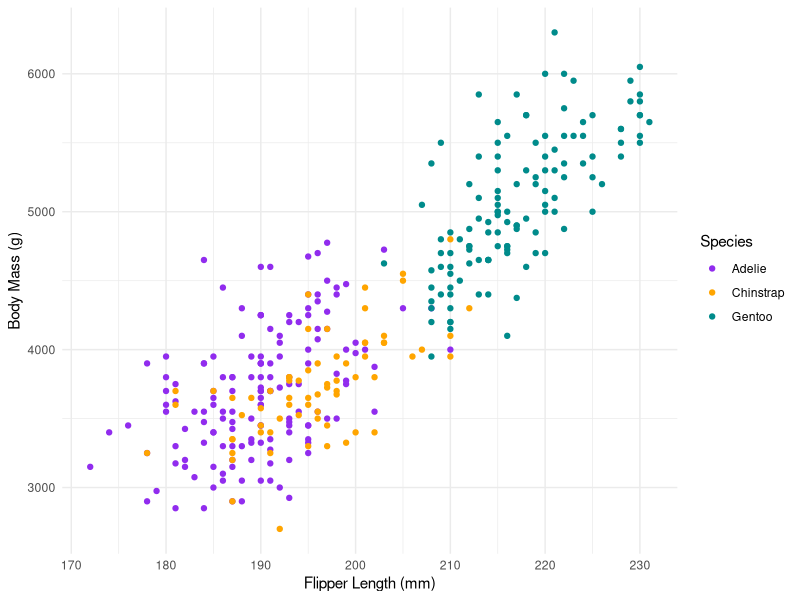
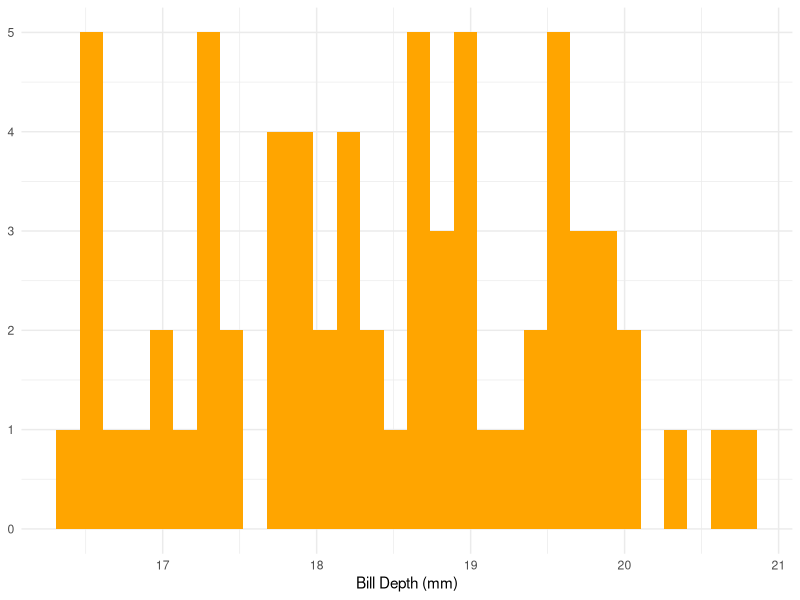
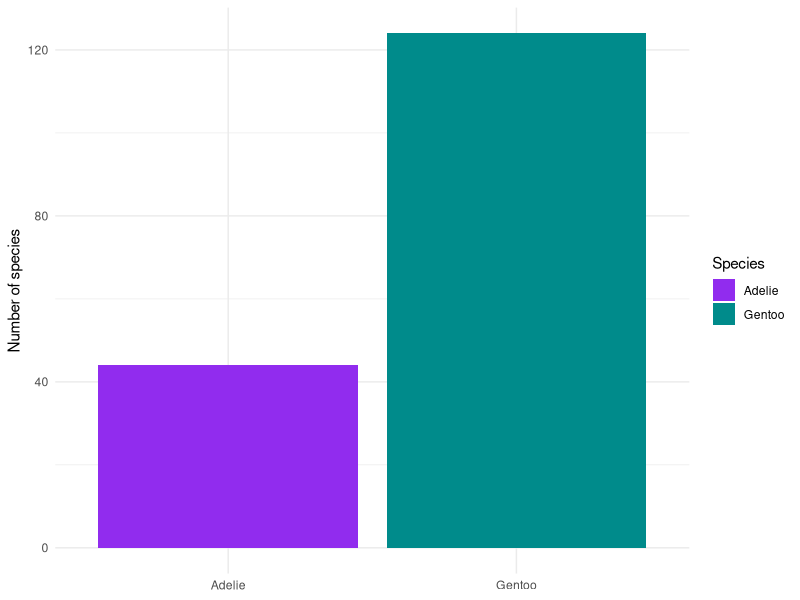

Recreate these plots in R, in order.
## ---- chunk 1
#| include: false #option to not include this code chunk since it's part of the setup

library(ggplot2)
library(palmerpenguins)
library(dplyr)

## ---- chunk 2
# save data to object
penguin_df <- palmerpenguins::penguins
## ---- chunk 3
#| title: Penguin Scatter Plot

ggplot(data = penguin_df, aes(x = flipper_length_mm, y = body_mass_g)) + geom_point(aes(color = species)) +
    scale_color_manual(values = c(
        "Adelie" = "purple2",
        "Chinstrap" = "orange",
        "Gentoo" = "cyan4"
    )) +
    labs(
        title = NULL,
        x = "Flipper Length (mm)",
        y = "Body Mass (g)",
        color = "Species"
    ) +
    theme_minimal()
## ---- chunk 4
#| title: Bill Depth Distribution of Chinstrap

penguin_df %>%
    filter(species == "Chinstrap") %>%
    ggplot(aes(x = bill_depth_mm)) +
    geom_histogram(fill = "orange") +
    labs(title = NULL,
         x = "Bill Depth (mm)",
         y = NULL) +
    theme_minimal()
## ---- chunk 5
#| title: Penguin Species on Biscoe Island

# subsetted penguins data frame
biscoe_sp <- penguin_df %>% 
    filter(island == "Biscoe") %>% 
    group_by(species) %>% 
    summarize(count = n())
    
# bar plot 
ggplot(data = biscoe_sp, aes(x = species, y = count)) +
    geom_col(aes(fill = species)) +
    scale_fill_manual(values = c(
        "Adelie" = "purple2",
        "Gentoo" = "cyan4"
    )) +
    labs(title = NULL,
         x = NULL,
         y = "Number of species",
         fill = "Species") +
    theme_minimal() 
